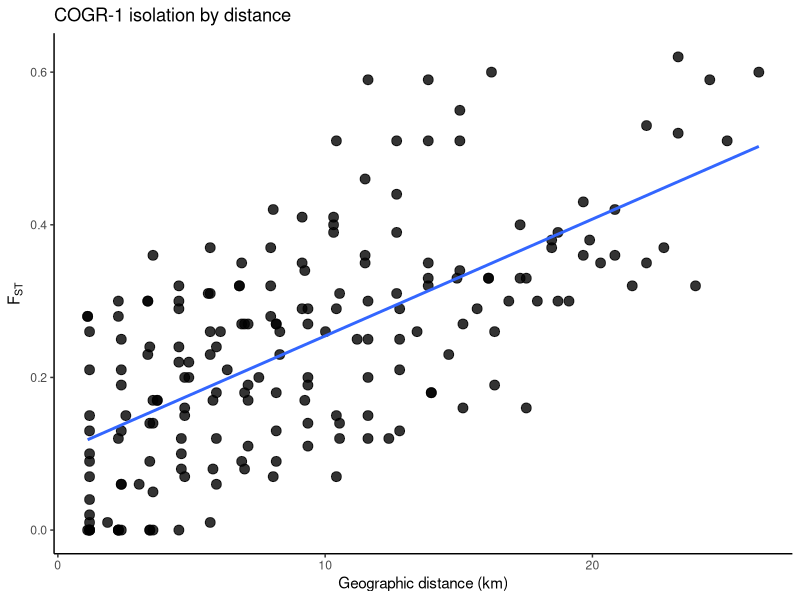
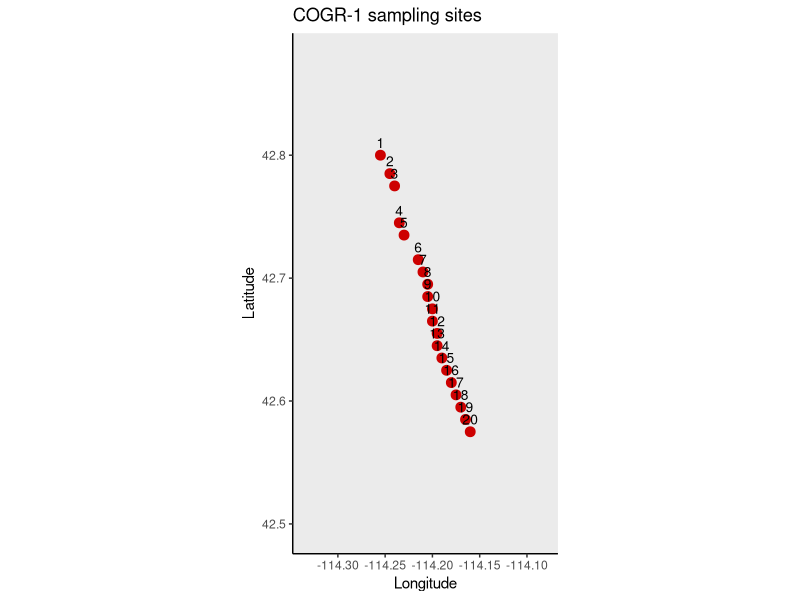

Recreate these plots in R, in order. (Note: this script raises an error after producing the figures.)
# -----------------------------
# COGR-1 Shoshone sculpin
# Table 3 FST + Fig 1 sites
# -----------------------------

library(dplyr)
library(geosphere)
library(ggplot2)
library(maps)

# -----------------------------
# paths
# -----------------------------
setwd("/Users/johnmccall/Library/CloudStorage/OneDrive-TheOhioStateUniversity/Spring_2026/Landgen_DGS/DGS-Patterns-of-Fish-Diversity/DGS-Patterns-of-Fish-Diversity/Objective 2/Data/COGR-1")

# -----------------------------
# sites (site, lat, lon ONLY)
# coords deep-searched / map-aligned
# -----------------------------
COGR_1_sites <- data.frame(
  site = 1:20,
  lat = c(
    42.800, 42.785, 42.775, 42.745, 42.735,
    42.715, 42.705, 42.695, 42.685, 42.675,
    42.665, 42.655, 42.645, 42.635, 42.625,
    42.615, 42.605, 42.595, 42.585, 42.575
  ),
  lon = c(
    -114.255, -114.245, -114.240, -114.235, -114.230,
    -114.215, -114.210, -114.205, -114.205, -114.200,
    -114.200, -114.195, -114.195, -114.190, -114.185,
    -114.180, -114.175, -114.170, -114.165, -114.160
  )
)

# -----------------------------
# FST matrix (Table 3)
# -----------------------------
COGR_1_fst <- matrix(0, 20, 20)
rownames(COGR_1_fst) <- colnames(COGR_1_fst) <- 1:20

COGR_1_fst[2,1] <- 0.01

COGR_1_fst[3,1] <- 0.06; COGR_1_fst[3,2] <- 0.04

COGR_1_fst[4,1] <- 0.21; COGR_1_fst[4,2] <- 0.24; COGR_1_fst[4,3] <- 0.23

COGR_1_fst[5,1] <- 0.20; COGR_1_fst[5,2] <- 0.23; COGR_1_fst[5,3] <- 0.22; COGR_1_fst[5,4] <- 0.02

COGR_1_fst[6,1] <- 0.26; COGR_1_fst[6,2] <- 0.27; COGR_1_fst[6,3] <- 0.27; COGR_1_fst[6,4] <- 0.17; COGR_1_fst[6,5] <- 0.15

COGR_1_fst[7,1] <- 0.25; COGR_1_fst[7,2] <- 0.27; COGR_1_fst[7,3] <- 0.27; COGR_1_fst[7,4] <- 0.20; COGR_1_fst[7,5] <- 0.17; COGR_1_fst[7,6] <- 0.01

COGR_1_fst[8,1] <- 0.12; COGR_1_fst[8,2] <- 0.14; COGR_1_fst[8,3] <- 0.19; COGR_1_fst[8,4] <- 0.26; COGR_1_fst[8,5] <- 0.22; COGR_1_fst[8,6] <- 0.21; COGR_1_fst[8,7] <- 0.21

COGR_1_fst[9,1] <- 0.26; COGR_1_fst[9,2] <- 0.30; COGR_1_fst[9,3] <- 0.29; COGR_1_fst[9,4] <- 0.11; COGR_1_fst[9,5] <- 0.12; COGR_1_fst[9,6] <- 0.24; COGR_1_fst[9,7] <- 0.28; COGR_1_fst[9,8] <- 0.28

COGR_1_fst[10,1] <- 0.23; COGR_1_fst[10,2] <- 0.25; COGR_1_fst[10,3] <- 0.25; COGR_1_fst[10,4] <- 0.23; COGR_1_fst[10,5] <- 0.19; COGR_1_fst[10,6] <- 0.12; COGR_1_fst[10,7] <- 0.14; COGR_1_fst[10,8] <- 0.12; COGR_1_fst[10,9] <- 0.26

COGR_1_fst[11,1] <- 0.29; COGR_1_fst[11,2] <- 0.32; COGR_1_fst[11,3] <- 0.31; COGR_1_fst[11,4] <- 0.11; COGR_1_fst[11,5] <- 0.13; COGR_1_fst[11,6] <- 0.26; COGR_1_fst[11,7] <- 0.29; COGR_1_fst[11,8] <- 0.30; COGR_1_fst[11,9] <- 0.00; COGR_1_fst[11,10] <- 0.28

COGR_1_fst[12,1] <- 0.30; COGR_1_fst[12,2] <- 0.34; COGR_1_fst[12,3] <- 0.33; COGR_1_fst[12,4] <- 0.12; COGR_1_fst[12,5] <- 0.14; COGR_1_fst[12,6] <- 0.27; COGR_1_fst[12,7] <- 0.31; COGR_1_fst[12,8] <- 0.32; COGR_1_fst[12,9] <- 0.00; COGR_1_fst[12,10] <- 0.30; COGR_1_fst[12,11] <- 0.00

COGR_1_fst[13,1] <- 0.30; COGR_1_fst[13,2] <- 0.33; COGR_1_fst[13,3] <- 0.33; COGR_1_fst[13,4] <- 0.12; COGR_1_fst[13,5] <- 0.15; COGR_1_fst[13,6] <- 0.28; COGR_1_fst[13,7] <- 0.32; COGR_1_fst[13,8] <- 0.31; COGR_1_fst[13,9] <- 0.00; COGR_1_fst[13,10] <- 0.30; COGR_1_fst[13,11] <- 0.00; COGR_1_fst[13,12] <- 0.00

COGR_1_fst[14,1] <- 0.30; COGR_1_fst[14,2] <- 0.33; COGR_1_fst[14,3] <- 0.33; COGR_1_fst[14,4] <- 0.13; COGR_1_fst[14,5] <- 0.15; COGR_1_fst[14,6] <- 0.29; COGR_1_fst[14,7] <- 0.32; COGR_1_fst[14,8] <- 0.32; COGR_1_fst[14,9] <- 0.01; COGR_1_fst[14,10] <- 0.30; COGR_1_fst[14,11] <- 0.00; COGR_1_fst[14,12] <- 0.00; COGR_1_fst[14,13] <- 0.00

COGR_1_fst[15,1] <- 0.35; COGR_1_fst[15,2] <- 0.38; COGR_1_fst[15,3] <- 0.40; COGR_1_fst[15,4] <- 0.18; COGR_1_fst[15,5] <- 0.21; COGR_1_fst[15,6] <- 0.39; COGR_1_fst[15,7] <- 0.41; COGR_1_fst[15,8] <- 0.37; COGR_1_fst[15,9] <- 0.09; COGR_1_fst[15,10] <- 0.37; COGR_1_fst[15,11] <- 0.10; COGR_1_fst[15,12] <- 0.09; COGR_1_fst[15,13] <- 0.06; COGR_1_fst[15,14] <- 0.07

COGR_1_fst[16,1] <- 0.32; COGR_1_fst[16,2] <- 0.36; COGR_1_fst[16,3] <- 0.37; COGR_1_fst[16,4] <- 0.16; COGR_1_fst[16,5] <- 0.18; COGR_1_fst[16,6] <- 0.36; COGR_1_fst[16,7] <- 0.40; COGR_1_fst[16,8] <- 0.35; COGR_1_fst[16,9] <- 0.07; COGR_1_fst[16,10] <- 0.35; COGR_1_fst[16,11] <- 0.08; COGR_1_fst[16,12] <- 0.08; COGR_1_fst[16,13] <- 0.05; COGR_1_fst[16,14] <- 0.06; COGR_1_fst[16,15] <- 0.00

COGR_1_fst[17,1] <- 0.37; COGR_1_fst[17,2] <- 0.42; COGR_1_fst[17,3] <- 0.43; COGR_1_fst[17,4] <- 0.26; COGR_1_fst[17,5] <- 0.27; COGR_1_fst[17,6] <- 0.44; COGR_1_fst[17,7] <- 0.46; COGR_1_fst[17,8] <- 0.41; COGR_1_fst[17,9] <- 0.17; COGR_1_fst[17,10] <- 0.42; COGR_1_fst[17,11] <- 0.18; COGR_1_fst[17,12] <- 0.17; COGR_1_fst[17,13] <- 0.16; COGR_1_fst[17,14] <- 0.17; COGR_1_fst[17,15] <- 0.13; COGR_1_fst[17,16] <- 0.09

COGR_1_fst[18,1] <- 0.32; COGR_1_fst[18,2] <- 0.35; COGR_1_fst[18,3] <- 0.36; COGR_1_fst[18,4] <- 0.16; COGR_1_fst[18,5] <- 0.19; COGR_1_fst[18,6] <- 0.35; COGR_1_fst[18,7] <- 0.39; COGR_1_fst[18,8] <- 0.35; COGR_1_fst[18,9] <- 0.07; COGR_1_fst[18,10] <- 0.34; COGR_1_fst[18,11] <- 0.09; COGR_1_fst[18,12] <- 0.08; COGR_1_fst[18,13] <- 0.06; COGR_1_fst[18,14] <- 0.07; COGR_1_fst[18,15] <- 0.00; COGR_1_fst[18,16] <- 0.00; COGR_1_fst[18,17] <- 0.10

COGR_1_fst[19,1] <- 0.51; COGR_1_fst[19,2] <- 0.52; COGR_1_fst[19,3] <- 0.53; COGR_1_fst[19,4] <- 0.30; COGR_1_fst[19,5] <- 0.33; COGR_1_fst[19,6] <- 0.51; COGR_1_fst[19,7] <- 0.51; COGR_1_fst[19,8] <- 0.51; COGR_1_fst[19,9] <- 0.20; COGR_1_fst[19,10] <- 0.51; COGR_1_fst[19,11] <- 0.20; COGR_1_fst[19,12] <- 0.18; COGR_1_fst[19,13] <- 0.17; COGR_1_fst[19,14] <- 0.18; COGR_1_fst[19,15] <- 0.15; COGR_1_fst[19,16] <- 0.14; COGR_1_fst[19,17] <- 0.25; COGR_1_fst[19,18] <- 0.13

COGR_1_fst[20,1] <- 0.60; COGR_1_fst[20,2] <- 0.59; COGR_1_fst[20,3] <- 0.62; COGR_1_fst[20,4] <- 0.38; COGR_1_fst[20,5] <- 0.39; COGR_1_fst[20,6] <- 0.60; COGR_1_fst[20,7] <- 0.55; COGR_1_fst[20,8] <- 0.59; COGR_1_fst[20,9] <- 0.29; COGR_1_fst[20,10] <- 0.59; COGR_1_fst[20,11] <- 0.31; COGR_1_fst[20,12] <- 0.29; COGR_1_fst[20,13] <- 0.26; COGR_1_fst[20,14] <- 0.27; COGR_1_fst[20,15] <- 0.24; COGR_1_fst[20,16] <- 0.20; COGR_1_fst[20,17] <- 0.36; COGR_1_fst[20,18] <- 0.19; COGR_1_fst[20,19] <- 0.15

COGR_1_fst[upper.tri(COGR_1_fst)] <- t(COGR_1_fst)[upper.tri(COGR_1_fst)]
COGR_1_fst[COGR_1_fst < 0] <- 0
diag(COGR_1_fst) <- 0

# -----------------------------
# pairwise geographic distances for IBD
# -----------------------------
coords <- COGR_1_sites %>% select(lon, lat)

geo_dist_km <- geosphere::distm(coords, fun = geosphere::distHaversine) / 1000
rownames(geo_dist_km) <- colnames(geo_dist_km) <- COGR_1_sites$site

ibd_df <- data.frame(
  site1   = rownames(COGR_1_fst)[row(COGR_1_fst)[upper.tri(COGR_1_fst)]],
  site2   = colnames(COGR_1_fst)[col(COGR_1_fst)[upper.tri(COGR_1_fst)]],
  fst     = COGR_1_fst[upper.tri(COGR_1_fst)],
  dist_km = geo_dist_km[upper.tri(geo_dist_km)]
)

# -----------------------------
# map of sampling sites
# -----------------------------
world_map <- map_data("world")
usa_map   <- subset(world_map, region %in% c("USA", "Canada", "Mexico"))

map_df <- COGR_1_sites %>%
  mutate(label = as.character(site))

p_map <- ggplot() +
  geom_polygon(
    data = usa_map,
    aes(x = long, y = lat, group = group),
    fill = "grey92",
    color = "grey55",
    linewidth = 0.2
  ) +
  geom_point(
    data = map_df,
    aes(x = lon, y = lat),
    color = "red3",
    size = 3
  ) +
  geom_text(
    data = map_df,
    aes(x = lon, y = lat, label = label),
    nudge_y = 0.01,
    size = 3.5
  ) +
  coord_fixed(
    ratio = 1.3,
    xlim = range(map_df$lon) + c(-0.08, 0.08),
    ylim = range(map_df$lat) + c(-0.08, 0.08)
  ) +
  theme_classic() +
  labs(
    x = "Longitude",
    y = "Latitude",
    title = "COGR-1 sampling sites"
  )

# -----------------------------
# IBD plot
# -----------------------------
p_ibd <- ggplot(ibd_df, aes(x = dist_km, y = fst)) +
  geom_point(size = 3, alpha = 0.8) +
  geom_smooth(method = "lm", se = FALSE) +
  theme_classic() +
  labs(
    x = "Geographic distance (km)",
    y = expression(F[ST]),
    title = "COGR-1 isolation by distance"
  )

# -----------------------------
# save RData
# -----------------------------
save(
  COGR_1_fst,
  COGR_1_sites,
  file = "/Users/johnmccall/Library/CloudStorage/OneDrive-TheOhioStateUniversity/Spring_2026/Landgen_DGS/DGS-Patterns-of-Fish-Diversity/DGS-Patterns-of-Fish-Diversity/Objective 2/Data/COGR-1/data/COGR-1.RData"
)

# -----------------------------
# print outputs
# -----------------------------
print(COGR_1_sites)
print(round(COGR_1_fst, 4))
print(head(ibd_df))
print(p_map)
print(p_ibd)
